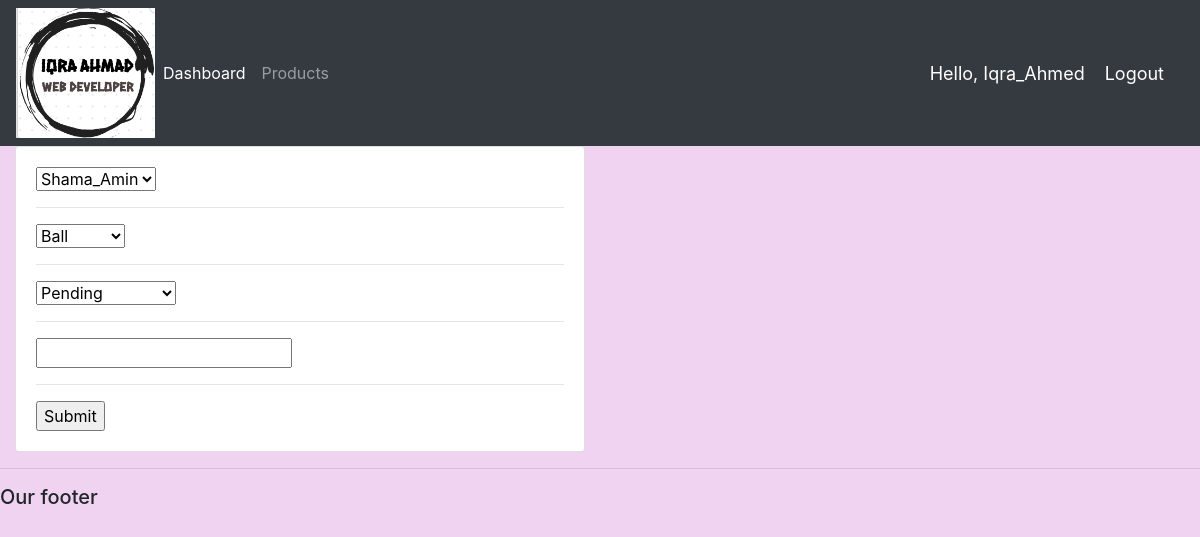
The page /update_order/1/ (signed in) on the database its author committed.
### accounts/models.py (models this page shows)
class Order(models.Model):
	STATUS = (
			('Pending', 'Pending'),
			('Out for delivery', 'Out for delivery'),
			('Delivered', 'Delivered'),
			)
	customer = models.ForeignKey(Customer, null=True, on_delete= models.SET_NULL)
	product = models.ForeignKey(Product, null=True, on_delete= models.SET_NULL)
	date_created = models.DateTimeField(auto_now_add=True, null=True)
	status = models.CharField(max_length=200, null=True, choices=STATUS)
	note = models.CharField(max_length=1000, null=True)
	def __str__(self):
		return self.product.name

### accounts/decorators.py (the view)
        def wrapper_func(request, *args, **kwargs):
            group = None
            if request.user.groups.exists():
                group = request.user.groups.all()[0].name
            if group in allowed_roles:
                return view_func(request, *args, **kwargs)
            else:
                return HttpResponse('You are not authorized to view this page')

### accounts/forms.py
class OrderForm(ModelForm):
	class Meta:
		model = Order
		fields = '__all__'

### accounts/models.py (called while the page is built)
	def __str__(self):
		return self.name

	def __str__(self):
		return self.name

### accounts/views.py (called while the page is built)
@login_required(login_url='login')
@allowed_users(allowed_roles=['admin'])
def updateOrder(request, pk):
	order = Order.objects.get(id=pk)
	form = OrderForm(instance=order)
	print('ORDER:', order)
	if request.method == 'POST':
		form = OrderForm(request.POST, instance=order)
		if form.is_valid():
			form.save()
			return redirect('/')
	context = {'form':form}
	return render(request, 'accounts/order_form.html', context)

### accounts/templates/accounts/order_form.html (shortened to what this page needs)
{%  extends 'accounts/main.html' %}
{% load static %}
{% block content %}
<div class="row">
	<div class="col-md-6">
		<div class="card card-body">
			<form action="" method="POST">
				{% for field in form %}
					{{field}}
					<hr>
				{% endfor %}
				<input type="submit" name="Submit">
			</form>
		</div>
	</div>
</div>
{% endblock %}

### accounts/templates/accounts/navbar.html (shortened to what this page needs)
{% load static %}
<nav class="navbar navbar-expand-lg navbar-dark bg-dark">
 <img src="{% static 'images/logo1.png' %}" height="130px">
  <div class="collapse navbar-collapse" id="navbarNav">
    <ul class="navbar-nav">
      {% if request.user.is_staff %}
      <li class="nav-item active">
        <a class="nav-link" href="{% url 'home' %}">Dashboard</a>
      </li>
      <li class="nav-item">
        <a class="nav-link" href="{% url 'products' %}">Products</a>
      </li>
      {% endif%}
    </ul>
  </div>
  <span class="hello-msg">Hello, {{request.user}}</span>
  <span ><a  class="hello-msg" href="{% url 'logout' %}">Logout</a></span>
</nav>

### static/css/main.css (style rules this page uses)
body { background-color: #efd3f1; }

### accounts/templates/accounts/navbar.html (style rules this page uses)
.hello-msg { font-size: 18px; color: rgb(255, 255, 255); margin-right: 20px; }

### rows shown on the page
Order: form "Shama_Amin" "Ball" "Pending"

### other values the page prints
{{ request.user }} "Iqra_Ahmed"
